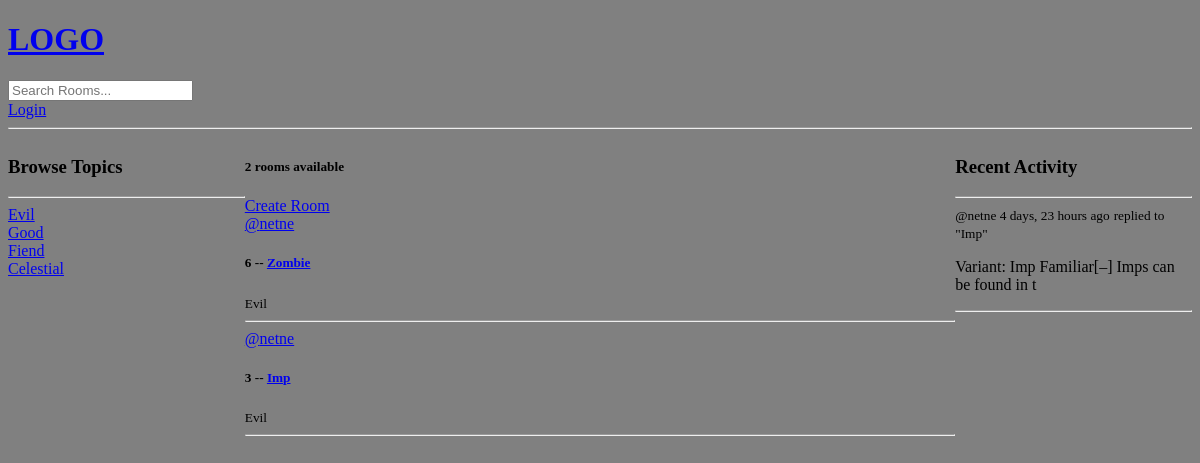
Page /?q=Evil on the earlier database version.
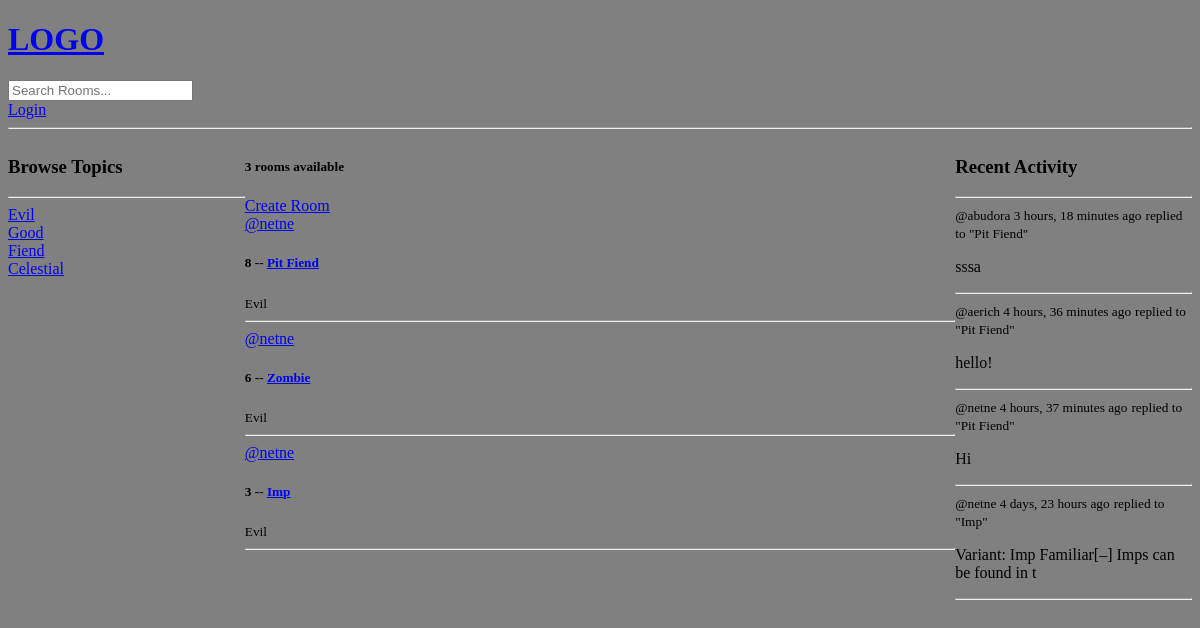
Same page on the later database version.
### blog/models.py (models this page shows, shortened)
class Topic(models.Model):
    name = models.CharField(max_length=200)

class Room(models.Model):
    host = models.ForeignKey(User, on_delete=models.SET_NULL, null=True)
    topic = models.ForeignKey(Topic, on_delete=models.SET_NULL, null=True)
    name = models.CharField(max_length=200)
    description = models.TextField(null=True, blank=True)
    participants = models.ManyToManyField(
        User, related_name='participants', blank=True)
    updated = models.DateTimeField(auto_now=True)
    created = models.DateTimeField(auto_now_add=True)
    class Meta:
        ordering = ['-updated', '-created']
    def __str__(self):
        return self.name

class Message(models.Model):
    user = models.ForeignKey(User, on_delete=models.CASCADE)
    room = models.ForeignKey(Room, on_delete=models.CASCADE)
    body = models.TextField()
    updated = models.DateTimeField(auto_now=True)
    created = models.DateTimeField(auto_now_add=True)
    class Meta:
        ordering = ['-updated', '-created']
    def __str__(self):
        return self.body[0:50]

### blog/views.py (the view)
# urls.py: path("", views.home, name="home"),
def home(request):
    q = request.GET.get('q') if request.GET.get('q') != None else ''
    rooms = Room.objects.filter(
        Q(topic__name__icontains=q) |
        Q(name__icontains=q) |
        Q(description__icontains=q)
    )
    topics = Topic.objects.all()
    room_count = rooms.count()
    room_messages = Message.objects.filter(Q(room__topic__name__icontains=q))
    context = {'rooms': rooms, 'topics': topics,
               'room_count': room_count, 'room_messages': room_messages}
    return render(request, 'blog/home.html', context)

### blog/templates/blog/home.html (shortened to what this page needs)
{% extends 'main.html' %}
{% block content %}
<div class="home-container">
    <div>
        {% include "blog/topics_component.html" %}
    </div>
    <div>
        <h5>{{room_count}} rooms available</h5>
        <a href="{% url 'create-room' %}">Create Room</a>
        {% include 'blog/feed_component.html' %}
    </div>
    <div>
        {% include 'blog/activity_component.html' %}
    </div>
</div>
{% endblock %}

### blog/templates/blog/topics_component.html
<h3>Browse Topics</h3>
            <hr>
            {% for topic in topics %}
            <div>
                <a href="{% url 'home' %}?q={{topic.name}}">{{topic.name}}</a>
            </div>
            {% endfor %}

### blog/templates/blog/feed_component.html (shortened to what this page needs)
<div>
    {% for room in rooms %}
    <div>
        <a href="{% url 'user-profile' room.host.id %}"> @{{ room.host.username }} </a>
        <h5>
            {{ room.id }} -- <a href="{% url 'room' room.id %}">{{ room.name }}</a>
        </h5>
        <small>{{ room.topic.name }}</small>
        <hr>
    </div>
    {% endfor %}
</div>

### blog/templates/blog/activity_component.html (shortened to what this page needs)
    <h3>Recent Activity</h3>
        <hr>
        {% for message in room_messages %}
            <div>
            <small>@{{message.user}} {{message.created|timesince}} ago</small>
            <small>replied to "{{message.room}}"</small>
            <p>{{message}}</p>
                <hr>
            </div>
        {% endfor %}

Differences in the rows shown:
added Room: host.username "netne", id "8", name "Pit Fiend", topic.name "Evil"
added Message: user "abudora", created "3 hours, 18 minutes", room "Pit Fiend", body "sssa"
added Message: user "aerich", created "4 hours, 36 minutes", room "Pit Fiend", body "hello!"
added Message: user "netne", created "4 hours, 37 minutes", room "Pit Fiend", body "Hi"
Other differences:
{{ room_count }}: "2" → "3"
